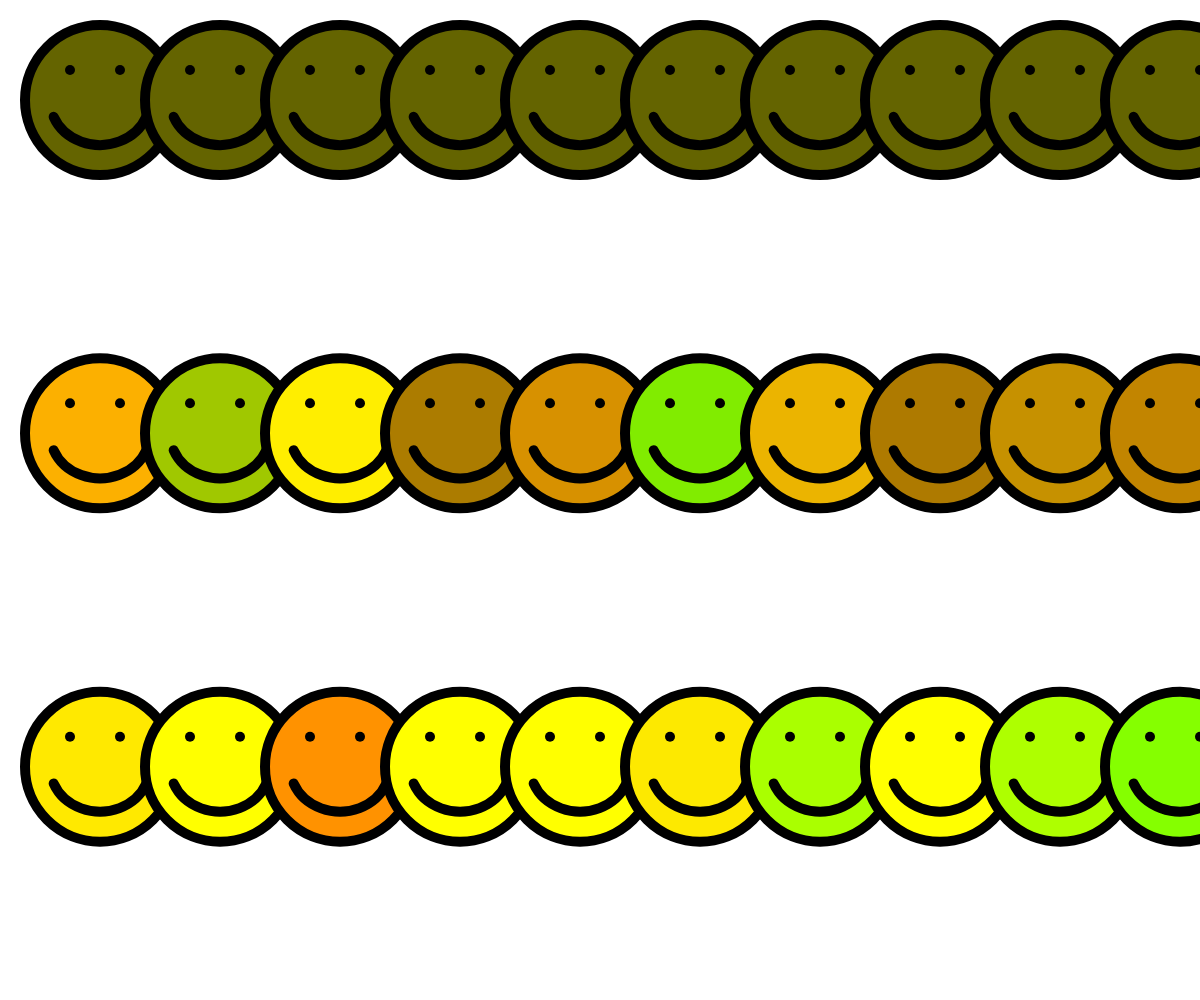
Frame 1 (no input)
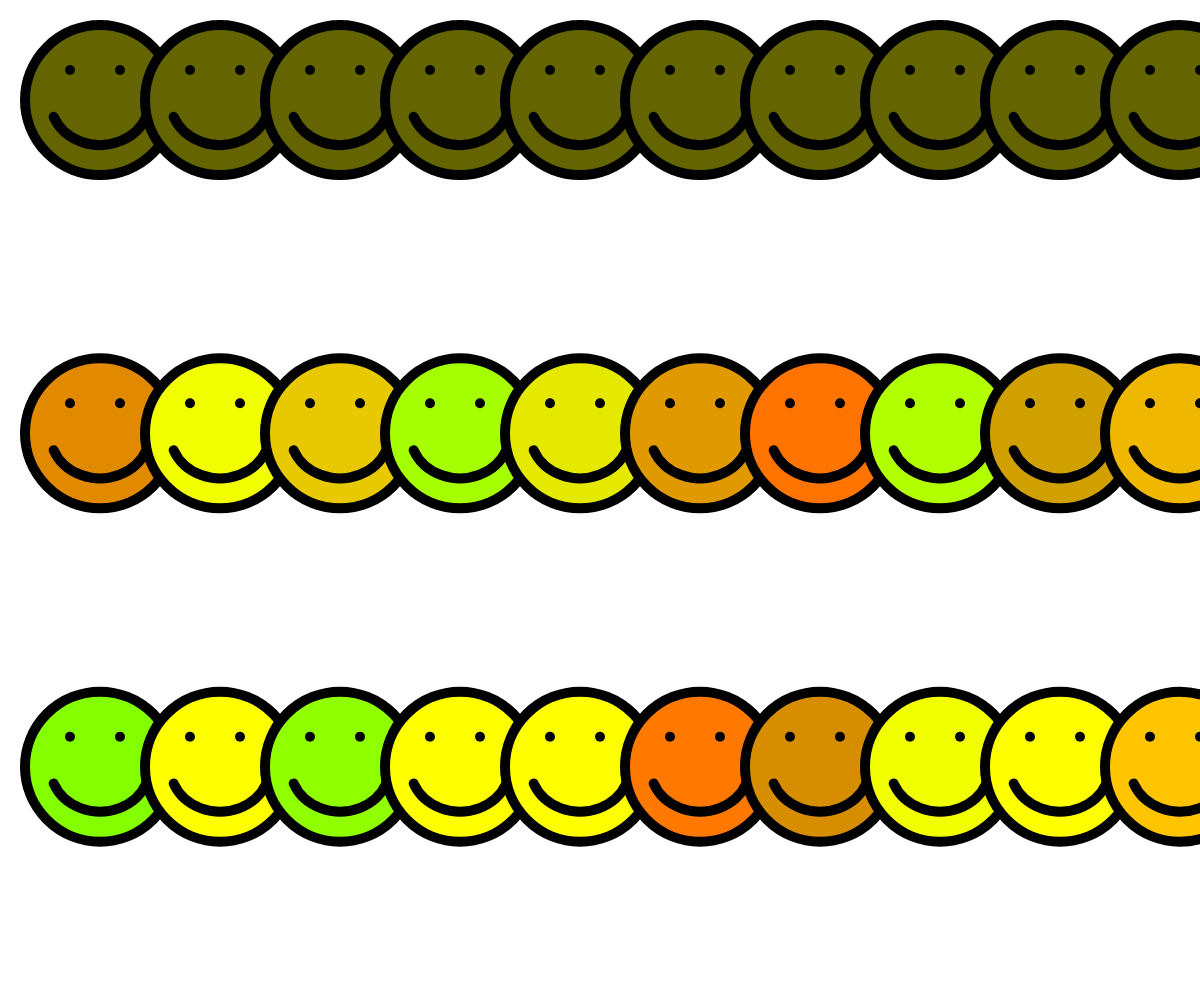
Frame 2 (the mouse pressed at the canvas centre, redrawn once)

The p5.js sketch that drew these frames (run headless with seeded random() and noise() and a simulated clock; the mouse was pressed at the canvas centre and the sketch redrawn once):

// p5.js sketch
// ── sketch.js
/** Name: Haig Armen
Course: INTD319- Feb 2020
Assignment: Fun with Loops
Blog: https://courses.haigarmen.com/intd319-2020/
Description:
create a sketch that generates a grid of circles with random circle colours and sizes.
make a print version that can be printed on the riso printer.
**/

function setup() {
    createCanvas(windowWidth, windowHeight);
    noLoop()
}

function draw() {
    background(255);
    // fill(200);
    // stroke(155);
    // now we're going to create a for loop
    let colNumber = 10;
    let rowNumber = 3;
    let horizontalSpace = width / colNumber;
    let verticalSpace = height / rowNumber;
    let x = 100;
    let y = 100;

    for (let j = 0; j < colNumber; j = j + 1) {

        for (let k = 0; k < rowNumber; k = k + 1) {

            //head
            stroke(0);
            strokeWeight(10);
            fill(100+k*random(10,200), 100+k*random(10,200), 0);
            ellipse(100+ (horizontalSpace * j), 100 + (verticalSpace * k), 150, 150);
            // eyes
            noStroke();
            fill(0);
            ellipse(70+ (horizontalSpace * j), 70 + (verticalSpace * k), 10, 10);
            ellipse(120+ (horizontalSpace * j), 70 + (verticalSpace * k), 10, 10);

            // mouth
            stroke(0);
            strokeWeight(10);
            noFill();
            angleMode(DEGREES);
            arc(100+ (horizontalSpace * j), 100 + (verticalSpace * k), 100, 90, 20, 160)
        }
    }
}

function keyPressed() {
    if (key == 's' || key == 'S') {

    }
}
